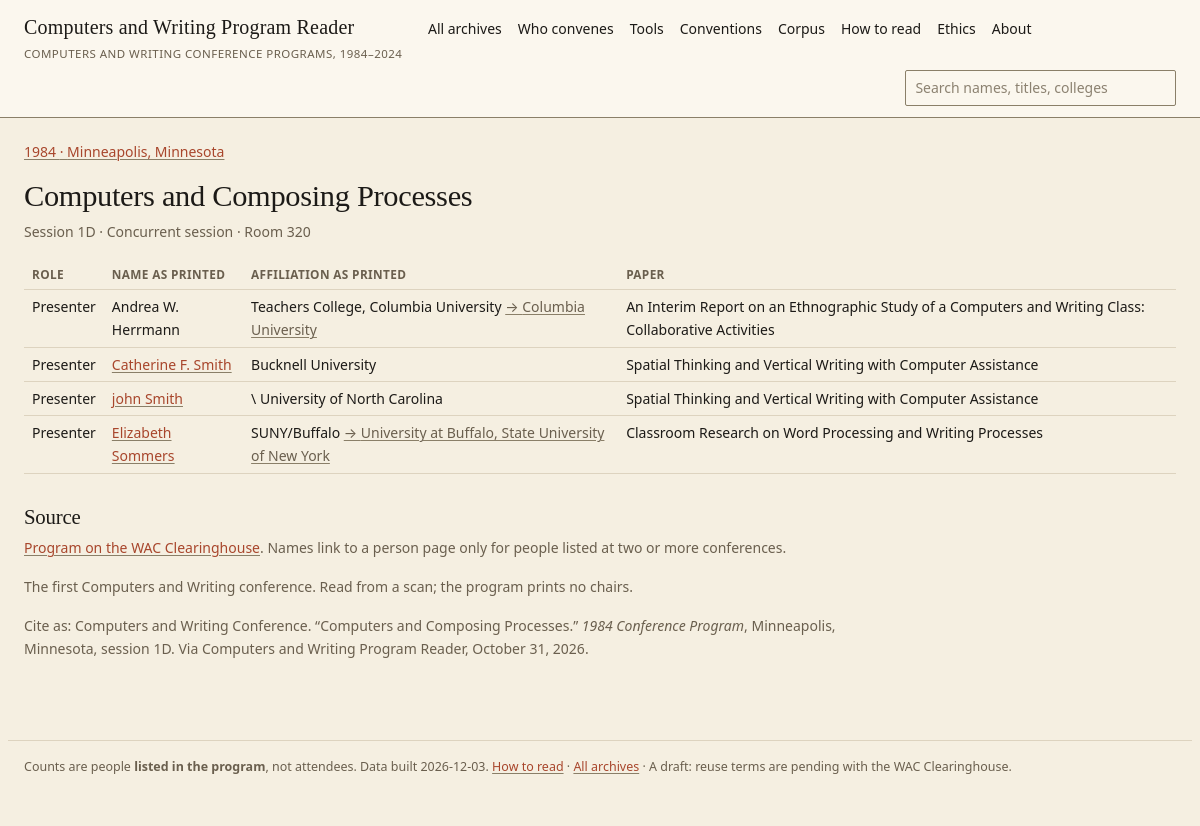
/session/cw:1984:1D, run on the app's committed database.
### tables this page shows
CREATE TABLE conventions (year INTEGER PRIMARY KEY, city TEXT, venue TEXT, theme TEXT, chair TEXT, status TEXT, dates TEXT, site TEXT);

CREATE TABLE appearances (id INTEGER PRIMARY KEY, year INTEGER, session_id TEXT, ord INTEGER, role TEXT, role_group TEXT, name_as_printed TEXT,
        affiliation_as_printed TEXT, paper_title TEXT, person_id TEXT, institution_id TEXT, source_document_id TEXT);

CREATE TABLE institutions (id TEXT PRIMARY KEY, name TEXT, ror_id TEXT, country TEXT, kind TEXT, lat REAL, lon REAL);

### cw/app.py (the view)
@app.route("/session/<path:sid>")
def session(sid):
    s = q1("SELECT * FROM sessions WHERE id = ?", sid)
    if not s:
        abort(404)
    people = q("""SELECT a.*, i.name AS inst_name, i.country, ps.eligible FROM appearances a
                  LEFT JOIN institutions i ON i.id = a.institution_id LEFT JOIN person_summary ps ON ps.person_id = a.person_id
                  WHERE a.session_id = ? ORDER BY a.ord""", sid)
    doc = q1("SELECT * FROM source_documents WHERE id = ?", s["source_document_id"])
    conv = q1("SELECT * FROM conventions WHERE year = ?", s["year"])
    return render_template("session.html", s=s, people=people, doc=doc, conv=conv, note=YEAR_NOTES.get(s["year"]),
                           today=date.today().strftime("%B %d, %Y"))

### cw/app.py (called while the page is built)
def db():
    if "db" not in g:
        g.db = sqlite3.connect(f"file:{DB}?mode=ro&immutable=1", uri=True)
        g.db.row_factory = sqlite3.Row
    return g.db

def q(sql, *args):
    return db().execute(sql, args).fetchall()

def q1(sql, *args):
    return db().execute(sql, args).fetchone()

def build_date():
    return date.fromtimestamp(os.path.getmtime(DB)).isoformat() if os.path.exists(DB) else ""

@app.after_request
def headers(r):
    r.headers["X-Robots-Tag"] = "noindex, nofollow"
    return r

@app.context_processor
def inject():
    return {"build_date": build_date(), "repo_url": REPO_URL, "data_url": DATA_URL, "P": request.script_root, "ROOT": (request.script_root.rsplit("/", 1)[0] or "") + "/", "corpus": "cw"}

### cw/templates/session.html (shortened to what this page needs)
{% extends "base.html" %}{% block title %}{{ s.title or s.code }} · Computers and Writing Program Reader{% endblock %}
{% block main %}
<p class="small"><a href="{{ P }}/year/{{ s.year }}">{{ s.year }}{% if conv %} · {{ conv.city }}{% endif %}</a></p>
<h1>{{ s.title or '(no title)' }}</h1>
<p class="meta">{% if s.code %}Session {{ s.code }}{% endif %}{% if s.session_type %} · {{ s.session_type }}{% endif %}{% if s.room %} · {{ s.room }}{% endif %}</p>
{% if people %}<div class="tbl"><table><thead><tr><th>Role</th><th>Name as printed</th><th>Affiliation as printed</th><th>Paper</th></tr></thead><tbody>
{% for p in people %}<tr><td>{{ p.role or '' }}</td>
<td>{% if p.eligible %}<a href="{{ P }}/person/{{ p.person_id }}">{{ p.name_as_printed }}</a>{% else %}{{ p.name_as_printed }}{% endif %}</td>
<td>{{ p.affiliation_as_printed or '' }}{% if p.institution_id %} <a class="small" href="{{ P }}/institution/{{ p.institution_id }}">→ {{ p.inst_name }}</a>{% endif %}</td>
<td>{{ p.paper_title or '' }}</td></tr>{% endfor %}</tbody></table></div>
{% else %}<p>This session has a title in the program but no listed people in the corpus.</p>{% endif %}
<h2>Source</h2>
<p class="small">{% if doc and doc.public_url %}<a href="{{ doc.public_url }}">Program on the WAC Clearinghouse</a>{% elif doc %}Source: {{ doc.url }}{% endif %}. Names link to a person page only for people listed at two or more conferences.</p>{% if note %}<p class="small">{{ note }}</p>{% endif %}
<p class="small">Cite as: Computers and Writing Conference. “{{ s.title }}.” <i>{{ s.year }} Conference Program</i>{% if conv and conv.city %}, {{ conv.city }}{% endif %}{% if s.code %}, session {{ s.code }}{% endif %}. Via Computers and Writing Program Reader, {{ today }}.</p>
{% endblock %}

### cw/static/tokens.css (style rules this page uses)
:root { --papyrus: #F5EFE1; --papyrus-deep: #EDE4D2; --paper: #FBF7EE; --gloss: #1C1A17; --gloss-soft: #33302A; --dilute: #6A5F4E; --dilute-light: #8C8271; --terracotta: #A8462C; --terracotta-lift: #C2593B; --terracotta-wash: #EFDDD4; --added-white: #FFFDF8; --faience: #4A6670; --faience-wash: #DFE7E9; --rule: #DDD3BF; --rule-strong: #8A7F68; --good-bg: #E7E0CE; --good-fg: #5C4A22; --warn-bg: #F0E2D2; --warn-fg: #7A4A24; --err-bg: #EFDDD4; --err-fg: #8E3A22; --neutral-bg:#E4E7E4; --neutral-fg:#4A5550; --f-display: 'GFS Didot', 'EB Garamond', Georgia, 'Times New Roman', serif; --f-quote: 'EB Garamond', Georgia, 'Times New Roman', serif; --f-body: 'Literata', Georgia, 'Times New Roman', serif; --f-ui: 'Atkinson Hyperlegible', system-ui, -apple-system, 'Segoe UI', sans-serif; --f-mono: ui-monospace, 'SF Mono', 'JetBrains Mono', Consolas, monospace; --text-xs: 0.75rem; --text-sm: 0.875rem; --text-base: 1rem; --text-lg: 1.125rem; --text-xl: 1.5rem; --text-2xl: 2rem; --text-3xl: 2.75rem; --text-4xl: 3.75rem; --leading-tight: 1.08; --leading-snug: 1.35; --leading-base: 1.65; --measure: 62ch; --space-1: 0.25rem; --space-2: 0.5rem; --space-3: 0.75rem; --space-4: 1rem; --space-5: 1.25rem; --space-6: 1.5rem; --space-8: 2rem; --space-10: 2.5rem; --space-12: 3rem; --space-16: 4rem; --space-20: 5rem; --space-24: 6rem; --radius-sm: 2px; --shadow-sm: 0 1px 2px rgba(28, 26, 23, 0.05); --t-fast: 0.12s ease; --t-base: 0.2s ease; }
*, *::before, *::after { box-sizing: border-box; }
html, body { margin: 0; padding: 0; background-color: var(--papyrus); background-image: var(--grain); color: var(--gloss); font-family: var(--f-body); font-size: var(--text-base); line-height: var(--leading-base); -webkit-font-smoothing: antialiased; -moz-osx-font-smoothing: grayscale; text-rendering: optimizeLegibility; }
h1, h2 { font-family: var(--f-display); font-weight: 400; line-height: var(--leading-tight); letter-spacing: -0.01em; margin: 0 0 var(--space-4); color: var(--gloss); text-wrap: balance; }
h1 { font-size: var(--text-3xl); }
h2 { font-size: var(--text-2xl); }
p { margin: 0 0 var(--space-4); }
a { color: var(--terracotta); text-decoration: underline; text-decoration-color: var(--rule-strong); text-decoration-thickness: 1px; text-underline-offset: 0.18em; transition: color var(--t-fast), text-decoration-color var(--t-fast); }
::placeholder { color: var(--dilute-light); opacity: 1; }

### cw/static/reader.css (style rules this page uses)
* { box-sizing: border-box; }
body { margin: 0; background: var(--papyrus); color: var(--gloss); font-family: var(--f-body); font-size: var(--text-base); line-height: var(--leading-base); }
a { color: var(--terracotta); text-underline-offset: 2px; }
h1, h2, h3 { font-family: var(--f-display); font-weight: 400; line-height: var(--leading-tight); }
h1 { font-size: 1.9rem; margin: .2rem 0 .5rem; }
h2 { font-size: 1.3rem; margin: 2rem 0 .5rem; }
p, li { max-width: 52rem; }
.small, .meta { font-family: var(--f-ui); font-size: var(--text-sm); color: var(--dilute); }
table { border-collapse: collapse; width: 100%; font-size: var(--text-sm); font-family: var(--f-ui); }
th, td { text-align: left; vertical-align: top; padding: .32rem .5rem; border-bottom: 1px solid var(--rule); }
th { font-weight: 600; color: var(--dilute); font-size: .74rem; text-transform: uppercase; letter-spacing: .03em; position: sticky; top: 0; background: var(--papyrus); }
.tbl { overflow-x: auto; }
.tbl { max-width: 100%; }

### data on the page
conventions: city "Minneapolis, Minnesota"
appearances: role "Presenter", name_as_printed "Andrea W. Herrmann", affiliation_as_printed "Teachers College, Columbia University", inst_name "Columbia University", paper_title "An Interim Report on an Ethnographic Study of a Computers and Writing Class: Collaborative Activities"
appearances: role "Presenter", name_as_printed "Catherine F. Smith", affiliation_as_printed "Bucknell University", paper_title "Spatial Thinking and Vertical Writing with Computer Assistance"
appearances: role "Presenter", name_as_printed "john Smith", affiliation_as_printed "\\ University of North Carolina", paper_title "Spatial Thinking and Vertical Writing with Computer Assistance"
appearances: role "Presenter", name_as_printed "Elizabeth Sommers", affiliation_as_printed "SUNY/Buffalo", inst_name "University at Buffalo, State University of New York", paper_title "Classroom Research on Word Processing and Writing Processes"

### other printed values
{{ s.year }} "1984"
{{ s.title or '(no title)' }} "Computers and Composing Processes"
{{ s.code }} "1D"
{{ s.session_type }} "Concurrent session"
{{ s.room }} "Room 320"
{{ note }} "The first Computers and Writing conference. Read from a scan; the program prints no chairs."
{{ s.title }} "Computers and Composing Processes"
{{ build_date }} "2026-12-03"
